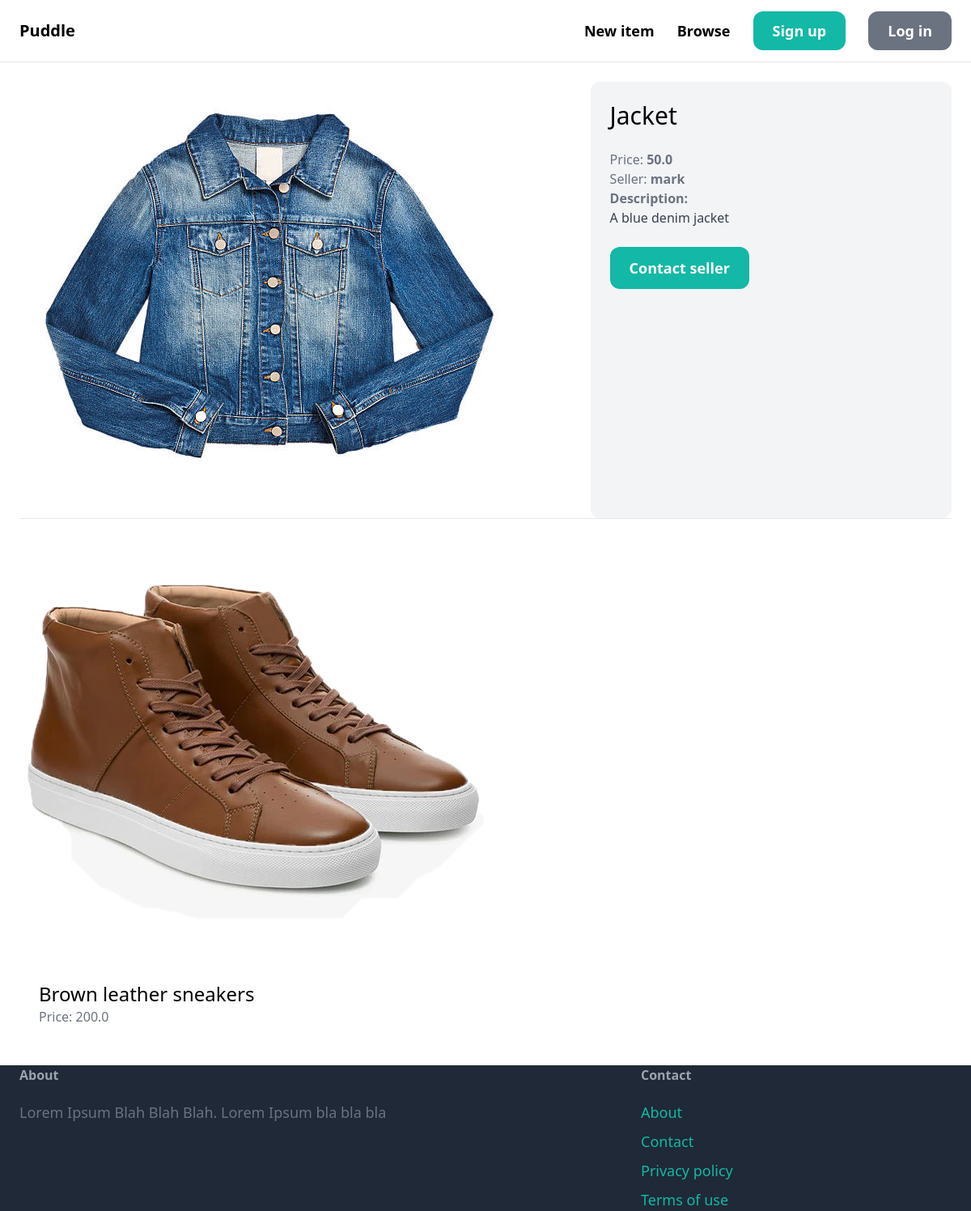
/item/2/, run on the app's committed database.
### item/models.py (models this page shows, shortened)
class Item(models.Model):
    category = models.ForeignKey(Category, related_name='items', on_delete=models.CASCADE)
    name = models.CharField(max_length=255)
    description = models.TextField(blank=True, null=True)
    price = models.FloatField()
    image = models.ImageField(upload_to='item_images', blank=True, null=True)
    is_sold = models.BooleanField(default=False)
    created_at = models.DateTimeField(auto_now_add=True)
    created_by = models.ForeignKey(User, related_name='items', on_delete=models.CASCADE)
    class Meta:
        verbose_name_plural = 'items'

### item/views.py (the view)
# urls.py: path('<int:pk>/', views.detail, name='detail'),
def detail(request, pk):
    item = get_object_or_404(Item, pk=pk)
    related_items = Item.objects.filter(category=item.category, is_sold=False).exclude(pk=item.pk)[0:3]
    context = {
        'item': item,
        'related_items': related_items,
    }
    return render(request, 'item/detail.html', context)

### item/templates/item/detail.html (shortened to what this page needs)
{% extends 'base.html' %}
{% block content %}
    <div class="grid grid-cols-5 gap-6">
        <div class="col-span-3">
            <img src="{{ item.image.url }}" class="rounded-xl">
        </div>
        <div class="col-span-2 p-6 bg-gray-100 rounded-xl">
            <h1 class="mb-6 text-3xl">{{ item.name }}</h1>
            <p class="text-gray-500">Price: <strong>{{ item.price }}</strong></p>
            <p class="text-gray-500">Seller: <strong>{{ item.created_by.username }}</strong></p>
            {% if item.description %}
                <p class="text-gray-700">
                    <strong class="text-gray-500">Description:</strong><br>
                    {{ item.description }}
                </p>
            {% endif %}
            {% if request.user == item.created_by %}
                <div class="mt-6 p-6 bg-white rounded-xl">
                    <p>This your item!</p>
                    <a href="{% url 'item:edit' item.id %}" class="inline-block mt-6 px-6 py-3 text-lg font-semibold bg-green-500 text-white rounded-xl">Edit item</a>
                    <a href="{% url 'item:delete' item.id %}" class="inline-block mt-6 px-6 py-3 text-lg font-semibold bg-red-500 text-white rounded-xl">Delete item</a>
                </div>
            {% else %}
            <a href="{% url 'conversation:new' item.id %}" class="inline-block mt-6 px-6 py-3 text-lg font-semibold bg-teal-500 text-white rounded-xl hover:bg-teal-700">Contact seller</a>
            {% endif %}
        </div>
    </div>
    <hr>
    <div class="gird grid-cols-3 gap-3">
        {% for item in related_items %}
            <div>
                <a href="{% url 'item:detail' item.id %}">
                    <div>
                        <img src="{{ item.image.url }}" class="rounded-t-xl">
                    </div>
                    <div class="p-6 bg-white rounded-b-xl">
                        <h2 class="text-2xl">{{ item.name }}</h2>
                        <p class="text-gray-500">Price: {{ item.price }}</p>
                    </div>
                </a>
            </div>
        {% endfor %}
    </div>
{% endblock content %}

### data on the page
Item: image (picture), name "Jacket", price "50.0", created_by.username "mark", description "A blue denim jacket"
Item: image (picture), name "Brown leather sneakers", price "200.0"
